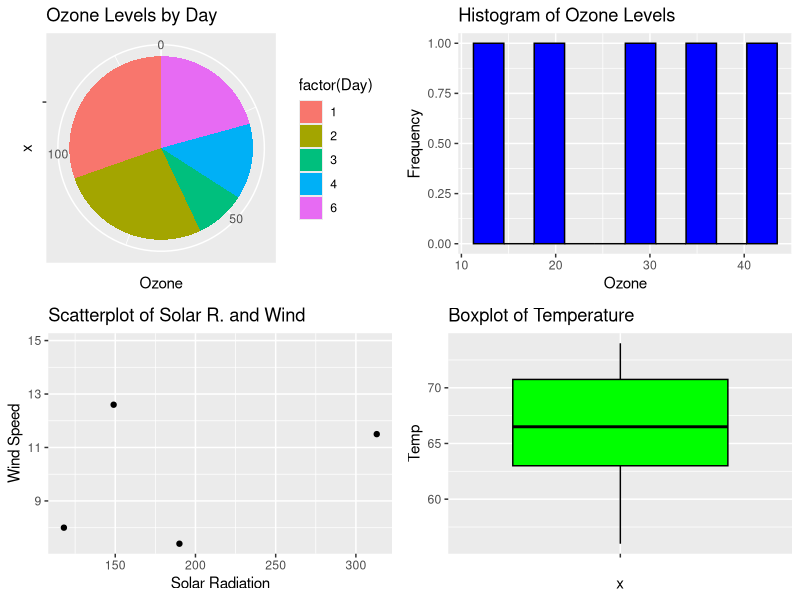

Recreate this plot in R.
# Load necessary libraries
library(ggplot2)
library(gridExtra)

# Create a dataframe with the provided dataset
data <- data.frame(
  Ozone = c(41, 36, 12, 18, NA, 28),
  Solar.R = c(190, 118, 149, 313, NA, NA),
  Wind = c(7.4, 8.0, 12.6, 11.5, 14.3, 14.9),
  Temp = c(67, 72, 74, 62, 56, 66),
  Month = c(5, 5, 5, 5, 5, 5),
  Day = c(1, 2, 3, 4, 5, 6)
)

# Summarize the data for pie plot (for example, sum of Ozone values for each day)
pie_data <- aggregate(Ozone ~ Day, data = data, sum, na.rm = TRUE)

# Create pie plot
pie_chart <- ggplot(pie_data, aes(x = "", y = Ozone, fill = factor(Day))) +
  geom_bar(stat = "identity") +
  coord_polar("y", start = 0) +
  labs(title = "Ozone Levels by Day")

# Histogram plot for Ozone levels
histogram_plot <- ggplot(data, aes(x = Ozone)) +
  geom_histogram(fill = "blue", color = "black", bins = 10) +
  labs(title = "Histogram of Ozone Levels", x = "Ozone", y = "Frequency")

# Scatterplot for Solar R. and Wind
scatter_plot <- ggplot(data, aes(x = Solar.R, y = Wind)) +
  geom_point() +
  labs(title = "Scatterplot of Solar R. and Wind", x = "Solar Radiation", y = "Wind Speed")

# Box plot for Temperature
box_plot <- ggplot(data, aes(x = "", y = Temp)) +
  geom_boxplot(fill = "green", color = "black") +
  labs(title = "Boxplot of Temperature")

# Arrange all plots in a single plot
combined_plot <- grid.arrange(pie_chart, histogram_plot, scatter_plot, box_plot, nrow = 2)

# Display the combined plot
print(combined_plot)
